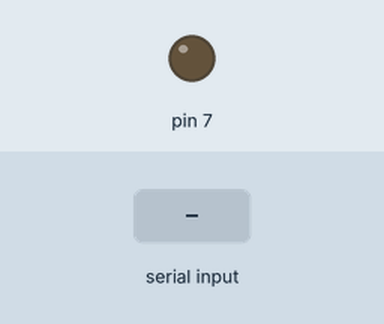
Recording of a sketch running on a simulated Arduino Uno, built with avr-gcc and run on an emulated ATmega328P. Parts: output pins drawn as LEDs (lit = HIGH). The test bench sets the inputs (shaded band). What the sketch prints to the serial monitor is not drawn.

Above: at 1.2 s.
1.3 s: byte 30 received over Serial
Timing chart, 0 to 4.3 s (numbered marks = the images above; inputs shaded):
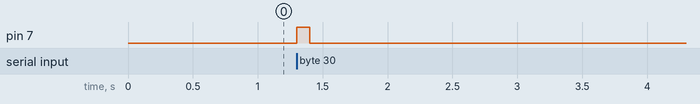

Measured:
- after the input at 1.3 s, pin 7: LOW → HIGH at once, → LOW 0.10 s later

The sketch:

main.ino
```cpp
void setup()
{
  pinMode(7,OUTPUT);
  digitalWrite(7,LOW);
  Serial.begin(9600);
}

uint32_t s=0;

void loop()
{

  if(Serial.available()>0)
  {
    digitalWrite(7,LOW);
    s = Serial.read();
    Serial.print(s);
    digitalWrite(7,HIGH);
    delay_x(s*3.28-0); // change this delay depending on your application
    digitalWrite(7,LOW);
    s = 0;
  }
}

void delay_x(uint32_t millis_delay)
{
  uint16_t micros_now = (uint16_t)micros();

  while (millis_delay > 0) {
    if (((uint16_t)micros() - micros_now) >= 1000) {
      millis_delay--;
      micros_now += 1000;
    }
  }
}
```
